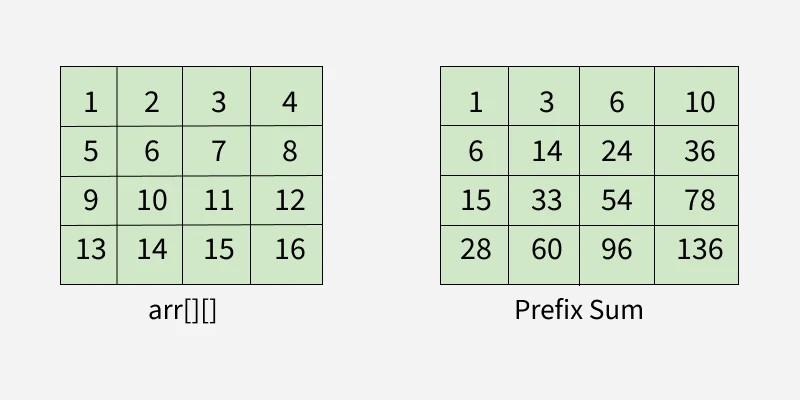
#> input picture AI Expert : Hands On AI, LLMs & Python/Module 1/arr_.jpg, 800 x 400 px, found by its file name
$ python activity6_p2_save_grayscale_opencv.py
#> lines starting #> are read from the running program, lines starting #| are printed output that depends on the picture
import cv2
from google.colab.patches import cv2_imshow
import os

file_path = '/content/arr_.jpg'

# Check if file exists
if not os.path.isfile(file_path):
    raise FileNotFoundError(f"File not found: {file_path}")

# Load the image
image = cv2.imread(file_path)
#> image is the input picture: shape (400, 800, 3); mean B, G, R 219.7, 230.6, 222.6

if image is None:
    raise ValueError("cv2.imread() failed — image may be corrupted or unsupported.")

# Convert to grayscale
gray_image = cv2.cvtColor(image, cv2.COLOR_BGR2GRAY)
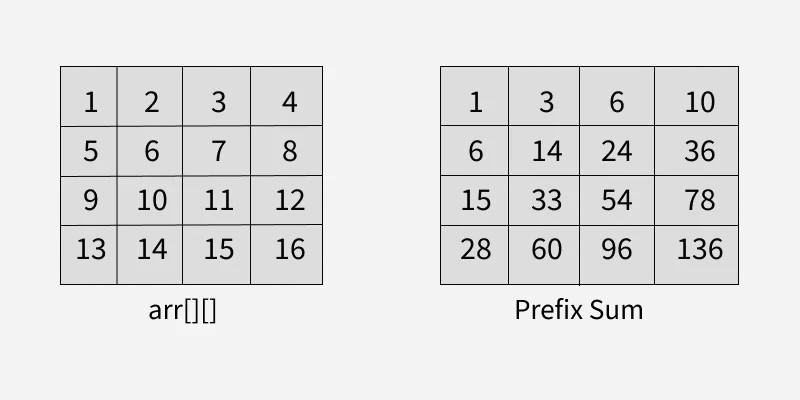
#> gray_image: shape (400, 800); min 0, max 255, mean 226.9

# Resize to 224x224
resized_image = cv2.resize(gray_image, (224, 224))
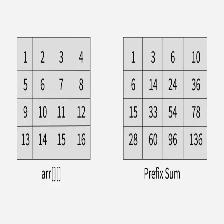
#> resized_image: shape (224, 224); min 0, max 254, mean 227.4

# Display image inside Colab
print("Displaying processed image:")
cv2_imshow(resized_image)

# Save the processed image automatically (since we cannot wait for keypress)
save_path = '/content/grayscale_resized_image.jpg'
cv2.imwrite(save_path, resized_image)

print(f"Image saved as: {save_path}")

# Print processed image properties
print("Processed Image Dimensions:", resized_image.shape)
#| Processed Image Dimensions: (224, 224)

$ run again, with AI & Coding Grandmaster Course training (Grades 9-12)/Module 6/lesson2/image copy.png saved as AI Expert : Hands On AI, LLMs & Python/Module 1/arr_.jpg
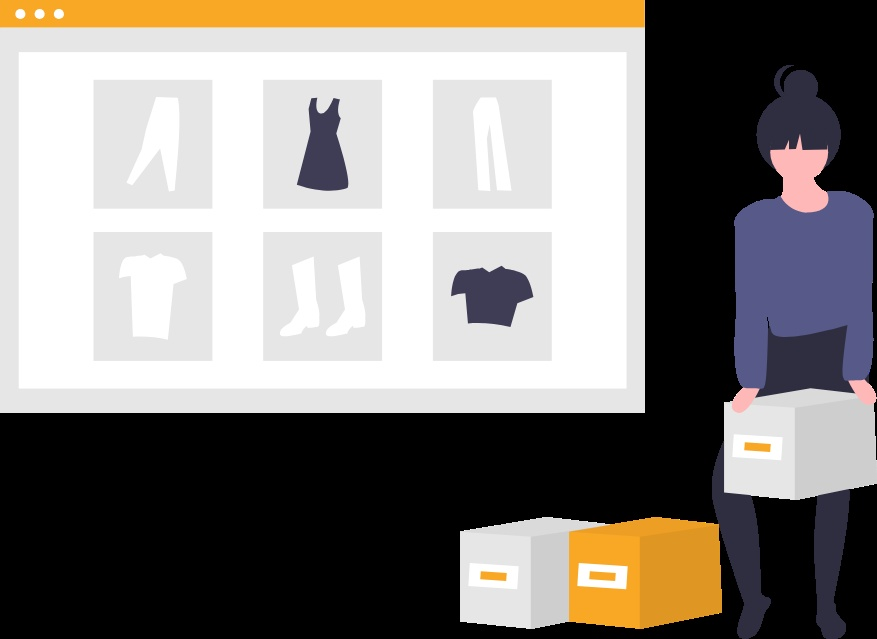
#> input picture AI & Coding Grandmaster Course training (Grades 9-12)/Module 6/lesson2/image copy.png, 877 x 639 px, found by its file name
#> image is the input picture: shape (639, 877, 3); mean B, G, R 127.2, 131.8, 136.8
#> `gray_image = cv2.cvtColor(image, cv2.COLOR_BGR2GRAY)`:
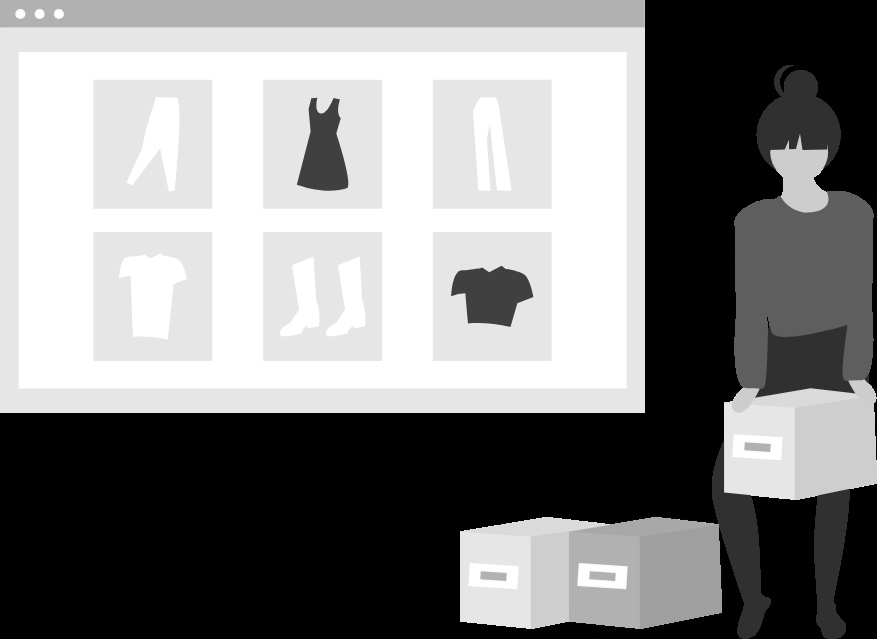
#> gray_image: shape (639, 877); min 0, max 255, mean 132.8
#> `resized_image = cv2.resize(gray_image, (224, 224))`:
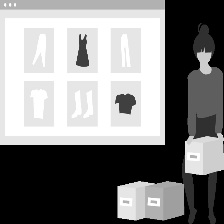
#> resized_image: shape (224, 224); min 0, max 255, mean 133.1
#| Processed Image Dimensions: (224, 224)
